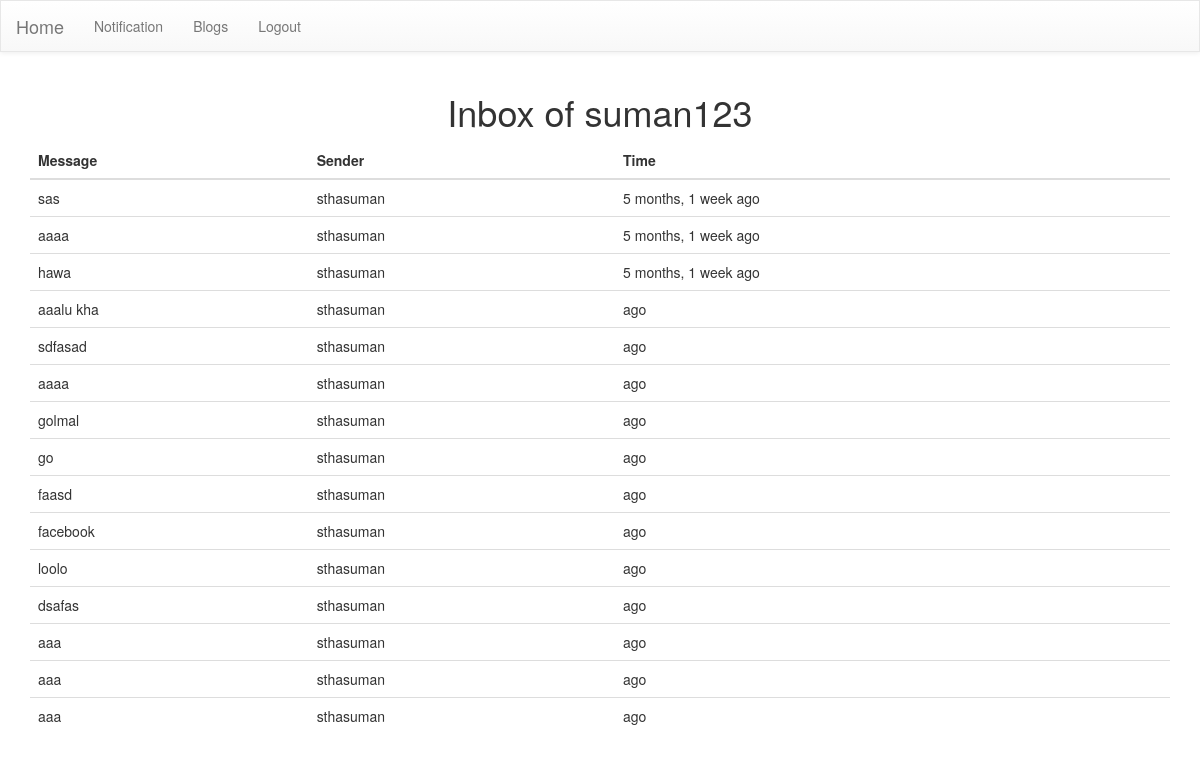
/inbox/2 (signed in), run on the app's committed database.
### userlogin/models.py (models this page shows)
class Message(models.Model):
    sender = models.ForeignKey(User,related_name="sender")
    receiver = models.ForeignKey(User,related_name="receiver")
    message = models.TextField()
    time_sent = models.DateTimeField(auto_now=False, auto_now_add=True)

### userlogin/views.py (the view)
# urls.py: url(r'^inbox/(?P<pk>[\d]+)$', InboxView.as_view()),
class InboxView(TemplateView):
    template_name = 'inbox.html'
    def get(self, request, pk):
        inbox = Message.objects.filter(receiver = self.request.user).order_by('-time_sent')
        context = {"inbox":inbox}
        return render(request,'inbox.html',context)

### templates/inbox.html (shortened to what this page needs)
{% extends 'base.html' %}
{% block content %}
    <div class="container">
        <h1 class=" text-center">Inbox of {{ user.username }}</h1>
        <table class="table">
    <thead>
      <tr>
        <th>Message</th>
        <th>Sender</th>
        <th>Time</th>
      </tr>
    </thead>
    <tbody>
    {% for msg in inbox %}
      <tr>
        <td>{{ msg.message }}</td>
        <td>{{ msg.sender }}</td>
        <td>{{ msg.time_sent|timesince }} ago</td>
      </tr>
    {% endfor %}
    </tbody>
  </table>
    </div>
{% endblock content %}

### data on the page
Message: message "sas", sender "sthasuman", time_sent "5 months, 1 week"
Message: message "aaaa", sender "sthasuman", time_sent "5 months, 1 week"
Message: message "hawa", sender "sthasuman", time_sent "5 months, 1 week"
Message: message "aaalu kha", sender "sthasuman"
Message: message "sdfasad", sender "sthasuman"
Message: message "aaaa", sender "sthasuman"
Message: message "golmal", sender "sthasuman"
Message: message "go", sender "sthasuman"
Message: message "faasd", sender "sthasuman"
Message: message "facebook", sender "sthasuman"
Message: message "loolo", sender "sthasuman"
Message: message "dsafas", sender "sthasuman"
Message: message "aaa", sender "sthasuman"
Message: message "aaa", sender "sthasuman"
Message: message "aaa", sender "sthasuman"

### other printed values
{{ user.username }} "suman123"
